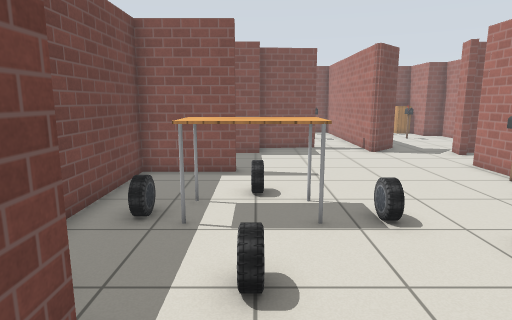
[1] (above)

16 first-person views from a walk through a world built for the Gazebo simulator. The camera is 1.2 m above the floor, tilts 10° down and sees 75° across. The lines on the ground mark 1 m squares. The floor is counted in squares, 0.5 m on a side. Each view is taken from the middle of a square. On the plan, view 1 faces up. The plan holds only what a view shows up to about 19 squares ahead; the rest is blank. Gazebo's built-in surfaces are drawn with simple patterns. Some stock models are drawn as simple stand-ins.

[2]
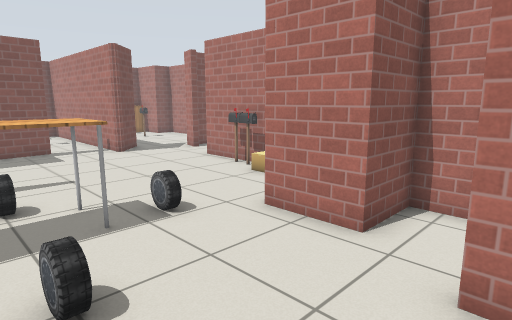

[3]
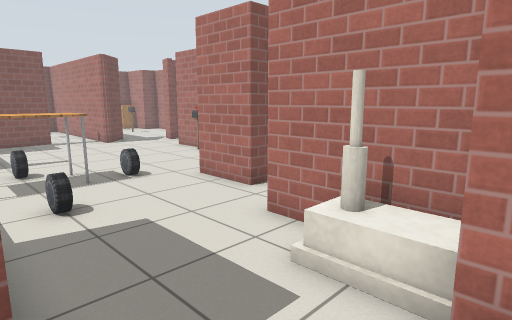

[4]
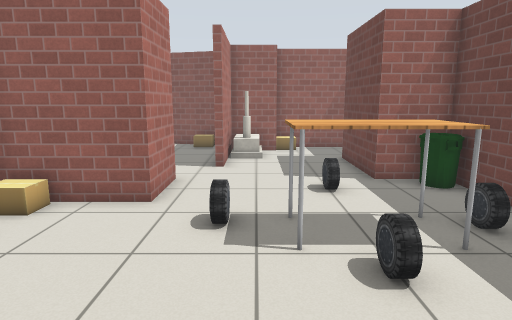

[5]
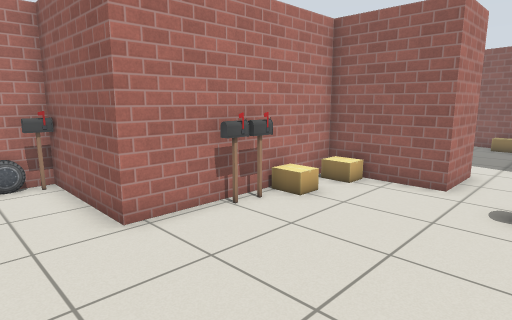

[6]
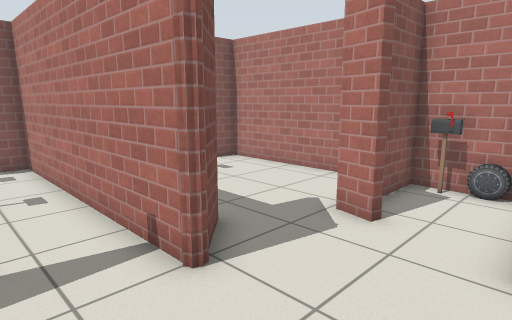

[7]
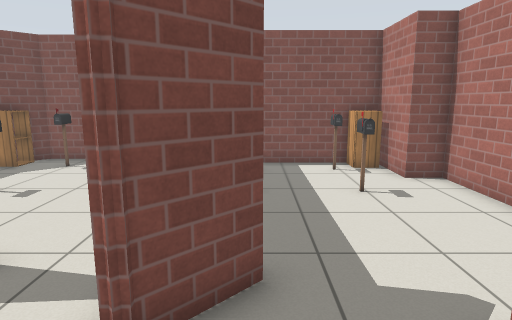

[8]
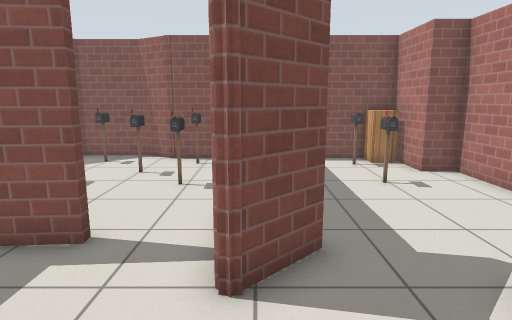

[9]
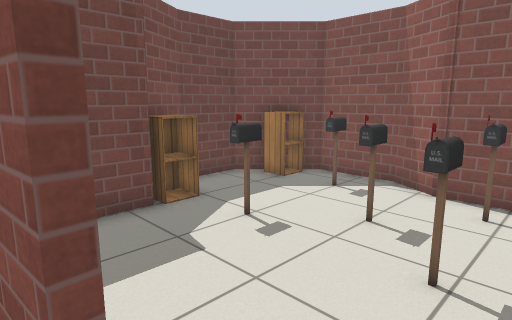

[10]
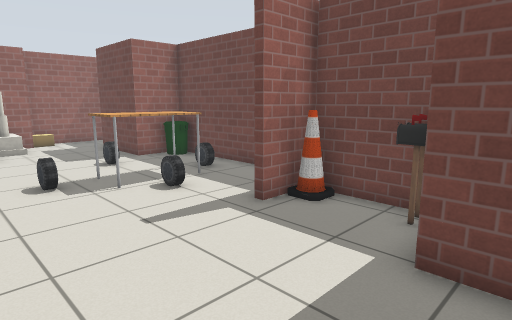

[11]
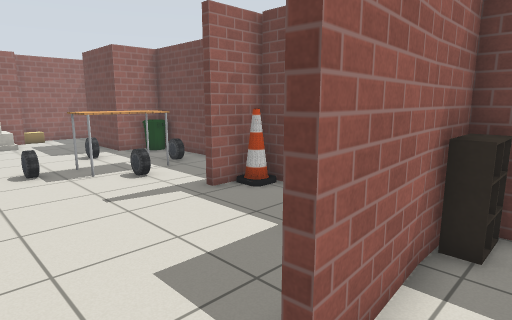

[12]
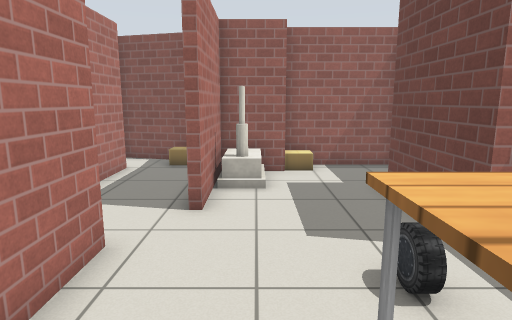

[13]
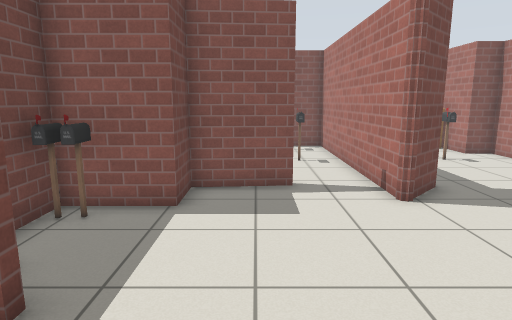

[14]
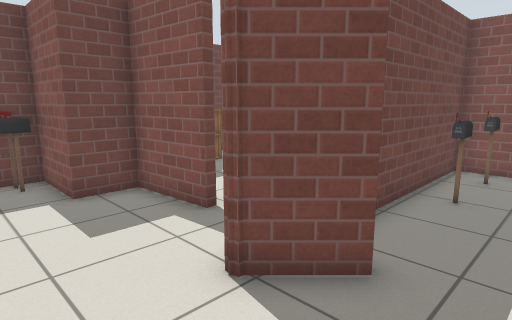

[15]
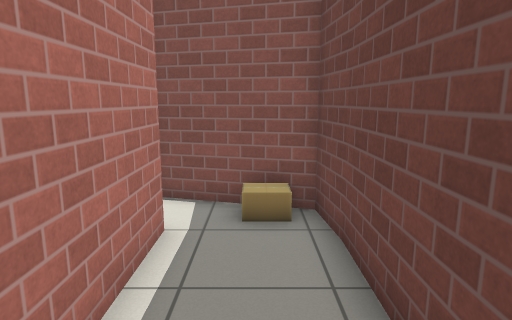

[16]
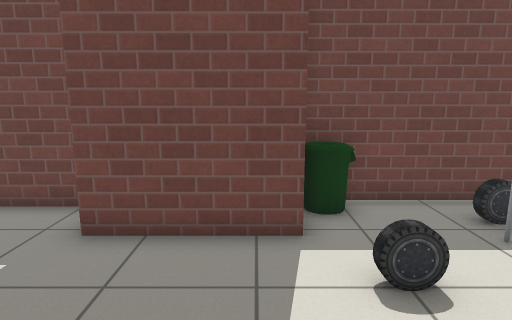

### Floor plan
Ten units are one square. View 1 is at (0, 0); x grows to the right and y downward. Boxes are objects, and circles mark ways between rooms. Rooms are numbered by the first view taken in them; rooms with no view inside come last. Other rooms are left out.
<svg viewBox="-44 -274 184 341">
<path fill="none" stroke="#000" d="M45 -27 45 -52 82 -52 82 -76M82 -104 82 -124 129 -124 129 -136M-15 -116 -6 -116 -6 -112 -39 -112 -39 -29 -17 -29 -17 13M55 -156 55 -186M92 -149 95 -160M32 -174 2 -171 2 -154 -15 -154M71 -172 57 -158 54 -160M-34 20 -34 40M10 39 10 33 32 33 32 -9M130 -154 99 -154M-31 46 10 46M-20 -205 -20 -173 30 -177M-38 -226 -29 -210M55 -186 55 -260 25 -260 10 -269 -16 -269 -39 -246 -39 -225M-19 -181 -6 -181 -6 -175M67 40 67 0M35 34 37 52 76 62M35 -3 35 35M67 -15 67 -27 45 -27M129 -179 129 -233 117 -233 117 -260 58 -260 58 -199M-15 -154 -25 -154 -25 -116M-29 -116 -15 -116"/>
<rect x="-35" y="-45" width="10" height="10" fill="#bbb"><title>bin</title></rect>
<rect x="-35" y="-75" width="20" height="10" fill="#bbb"><title>car</title></rect>
<rect x="-25" y="-85" width="40" height="30" fill="#bbb"><title>table</title></rect>
<rect x="-5" y="35" width="10" height="10" fill="#bbb"><title>cardboard box</title></rect>
<rect x="-5" y="-45" width="10" height="10" fill="#bbb"><title>car</title></rect>
<rect x="-5" y="-95" width="10" height="20" fill="#bbb"><title>car</title></rect>
<rect x="15" y="5" width="10" height="30" fill="#bbb"><title>house</title></rect>
<rect x="25" y="-75" width="10" height="20" fill="#bbb"><title>car</title></rect>
<rect x="65" y="-65" width="10" height="10" fill="#bbb"><title>cardboard box</title></rect>
<rect x="65" y="-85" width="20" height="10" fill="#bbb"><title>cardboard box</title></rect>
<rect x="75" y="-95" width="10" height="10" fill="#bbb"><title>postbox</title></rect>
<rect x="75" y="-105" width="10" height="10" fill="#bbb"><title>postbox</title></rect>
<rect x="115" y="-135" width="10" height="10" fill="#bbb"><title>postbox</title></rect>
<rect x="115" y="-155" width="20" height="10" fill="#bbb"><title>postbox</title></rect>
<rect x="125" y="-145" width="10" height="10" fill="#bbb"><title>car</title></rect>
<rect x="-35" y="-225" width="20" height="20" fill="#bbb"><title>cabinet</title></rect>
<rect x="-35" y="-265" width="20" height="20" fill="#bbb"><title>cabinet</title></rect>
<rect x="-5" y="-225" width="10" height="20" fill="#bbb"><title>postbox</title></rect>
<rect x="-5" y="-255" width="10" height="10" fill="#bbb"><title>postbox</title></rect>
<rect x="15" y="-235" width="10" height="10" fill="#bbb"><title>postbox</title></rect>
<rect x="35" y="-225" width="10" height="20" fill="#bbb"><title>postbox</title></rect>
<rect x="35" y="-255" width="10" height="10" fill="#bbb"><title>postbox</title></rect>
<rect x="45" y="35" width="10" height="20" fill="#bbb"><title>cardboard box</title></rect>
<rect x="65" y="-225" width="10" height="10" fill="#bbb"><title>postbox</title></rect>
<rect x="65" y="-255" width="10" height="20" fill="#bbb"><title>postbox</title></rect>
<rect x="95" y="-225" width="10" height="20" fill="#bbb"><title>postbox</title></rect>
<rect x="95" y="-255" width="10" height="20" fill="#bbb"><title>postbox</title></rect>
<rect x="105" y="-255" width="10" height="10" fill="#bbb"><title>cabinet</title></rect>
<rect x="-25" y="-125" width="10" height="10" fill="#bbb"><title>cone</title></rect>
<rect x="-25" y="-155" width="10" height="20" fill="#bbb"><title>postbox</title></rect>
<circle cx="45" cy="-175" r="3" fill="#2a7"/>
<circle cx="50" cy="-20" r="3" fill="#2a7"/>
<circle cx="80" cy="-160" r="3" fill="#2a7"/>
<circle cx="-10" cy="-135" r="3" fill="#2a7"/>
<text x="30" y="-80">1</text>
<text x="10" y="-220">2</text>
<text x="60" y="20">3</text>
<text x="90" y="-210">4</text>
<text x="-20" y="-140">5</text>
</svg>
Room 1 opens to room 2. Room 1 opens to room 3. Room 1 opens to room 4. Room 1 opens to room 5.

Where each view was taken, in squares from view 1:
view 1: 0 up, 0 right, facing up
view 2: 0 up, 1 left, facing up-right
view 3: 4 down, 2 left, facing up-right
view 4: 13 up, 2 right, facing down
view 5: 15 up, 2 right, facing down-right
view 6: 12 up, 3 right, facing up-right
view 7: 13 up, 7 right, facing up
view 8: 12 up, 6 right, facing up
view 9: 17 up, 5 right, facing up-left
view 10: 17 up, 5 right, facing down-left
view 11: 19 up, 5 right, facing down-left
view 12: 8 up, 2 right, facing down
view 13: 8 up, 2 right, facing up
view 14: 13 up, 9 right, facing up-left
view 15: 2 up, 5 right, facing down
view 16: 2 up, 4 right, facing left
